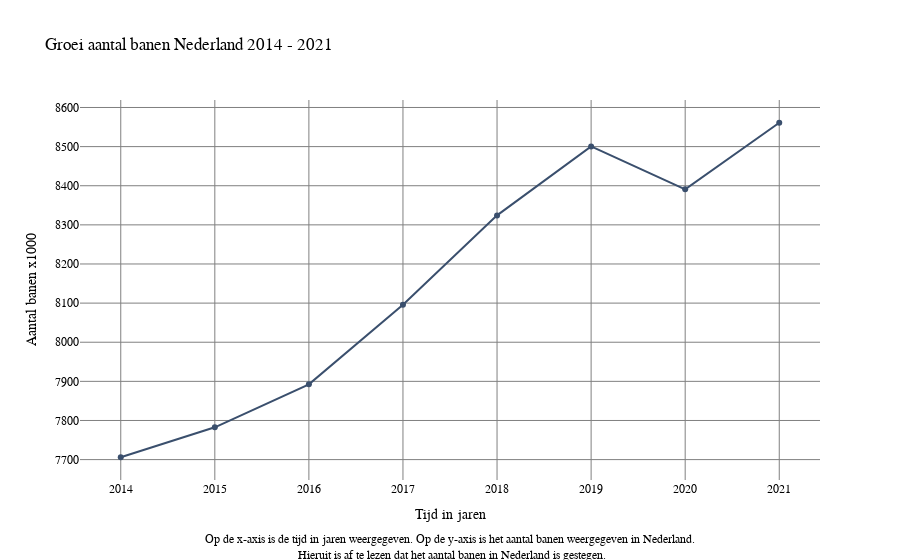

Notebook cell for this chart:
### Code cell
import plotly.graph_objects as go

start_year = 2014
end_year = 2021
selected_data = werk[(werk['Perioden'] >= start_year) & (werk['Perioden'] <= end_year)]

werkd = go.Scatter(x=selected_data['Perioden'], 
                   y=selected_data['TotaalBanen_1'],
                   marker = dict(color = '#3a4f6d'))

werklayout = go.Layout(
    title='Groei aantal banen Nederland 2014 - 2021',
    xaxis=dict(title='Tijd in jaren', gridcolor='gray'),
    yaxis=dict(title='Aantal banen x1000', gridcolor='gray'),
    paper_bgcolor='white',
    plot_bgcolor='white',
    font=dict(family='Georgia', color='Black')
)

werkfigure = go.Figure(data=werkd, layout=werklayout)

werkfigure.add_annotation(
    xref="paper", yref="paper",
    x=0.5, y=-0.22,
    text="Op de x-axis is de tijd in jaren weergegeven. Op de y-axis is het aantal banen weergegeven in Nederland.<br> Hieruit is af te lezen dat het aantal banen in Nederland is gestegen.",
    showarrow=False,
)

werkfigure.show()

### Figure 1 — Plotly figure (JSON) as saved in the notebook; plotly's stock layout.template omitted (floating-point values rounded to 4 significant figures)
{"data": [{"marker": {"color": "#3a4f6d"}, "type": "scatter", "x": [2014, 2015, 2016, 2017, 2018, 2019, 2020, 2021], "y": [7706, 7782.0, 7892.0, 8096, 8324.0, 8500.0, 8391.0, 8561]}], "layout": {"annotations": [{"showarrow": false, "text": "Op de x-axis is de tijd in jaren weergegeven. Op de y-axis is het aantal banen weergegeven in Nederland.<br> Hieruit is af te lezen dat het aantal banen in Nederland is gestegen.", "x": 0.5, "xref": "paper", "y": -0.22, "yref": "paper"}], "font": {"color": "Black", "family": "Georgia"}, "paper_bgcolor": "white", "plot_bgcolor": "white", "title": {"text": "Groei aantal banen Nederland 2014 - 2021"}, "xaxis": {"gridcolor": "gray", "title": {"text": "Tijd in jaren"}}, "yaxis": {"gridcolor": "gray", "title": {"text": "Aantal banen x1000"}}}}
